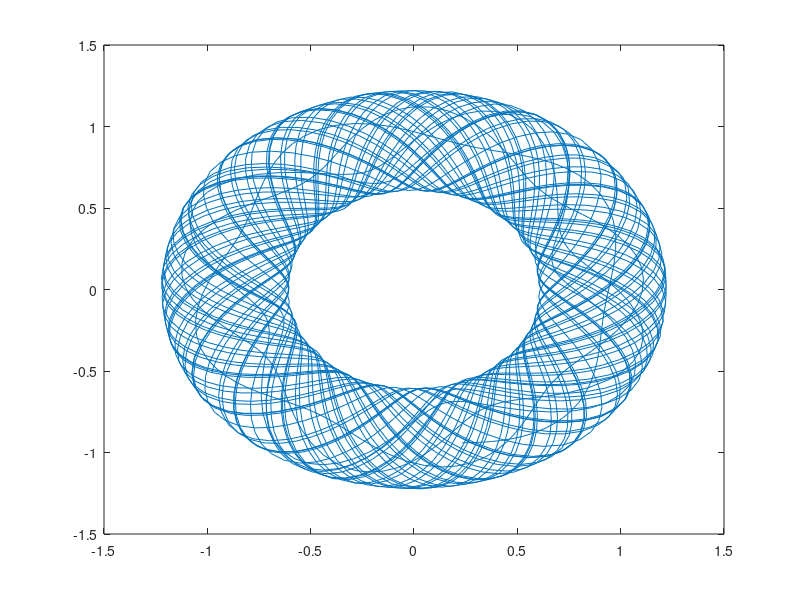

This chart was generated by the following MATLAB code:

l=2.01; close all;
langford = @(t,y) [(l-3)*y(1)-1/4*y(2)+y(1)*(y(3)+0.2*(1-y(3)^2));
    (l-3)*y(2)+1/4*y(1)+y(2)*(y(3)+0.2*(1-y(3)^2));
    l*y(3)-(y(1)*y(1)+y(2)*y(2)+y(3)*y(3))]; % Anonymous Function
 [t,X] = ode45(langford, [0,1000], [ 0.2334 -0.9401 1.0858]);
plot(X(:,1),X(:,2))
% plot3(X(:,1),X(:,2),X(:,3))
